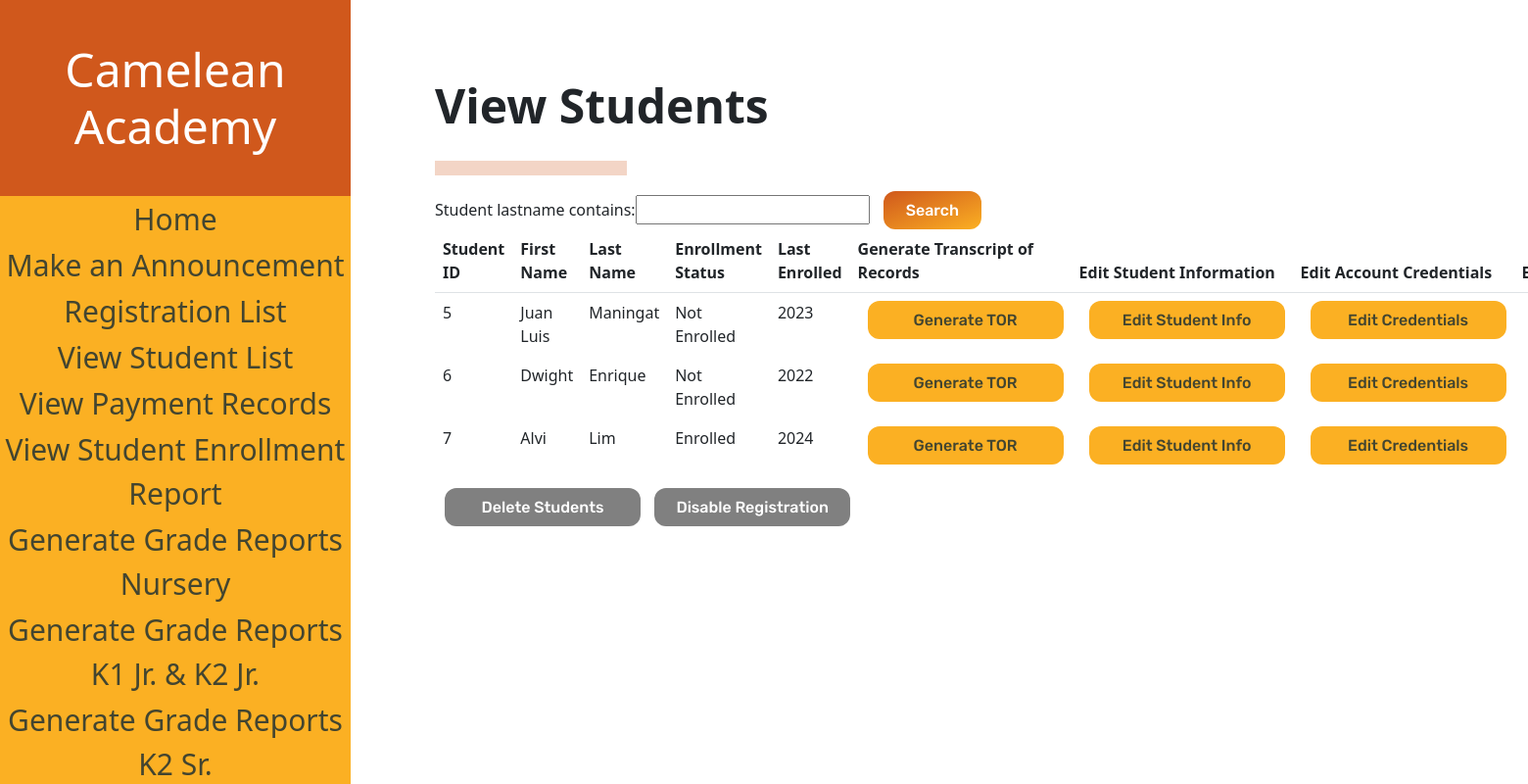
The page /studentList (signed in) on the database its author committed.
### sis_app/models.py (models this page shows)
class Account(models.Model):
    username = models.CharField(max_length=128)
    password = models.CharField(max_length=128)#passwords should be stored hashed
    class Meta:
        abstract=True # Don't use this line if you want Contact to have its own table

class Student(Account):
    student_firstname = models.CharField(max_length=128, default=None)#
    student_lastname = models.CharField(max_length=128, default=None)#
    student_middlename = models.CharField(max_length=128, default=None)
    student_nickname = models.CharField(max_length=128, default=None)
    student_birthday = models.DateField(default=datetime.date.today())
    grade_levels = [
        ('Nursery','Nursery'),
        ('Kinder 1','Kinder 1'),
        ('Kinder 2 Junior', 'Kinder 2 Junior'),
        ('Kinder 2 Senior', 'Kinder 2 Senior'),
    ]
    student_grade_level = models.CharField(max_length=128, choices=grade_levels, default='Nursery')#
    status =[
    ('Not Enrolled','Not Enrolled'),
    ('Enrolled', 'Enrolled'),
    ]#
    sy = [tuple([x,x]) for x in range(2022,2035)]
    enrollment_status = models.CharField(max_length=20, choices=status,default='Not Enrolled')#
    student_schoolyear_start=models.IntegerField(choices=sy, default=None)#
    student_address = models.CharField(max_length=300, default=None)
    student_religion = models.CharField(max_length=128, default=None, blank=True)
    student_nationality = models.CharField(max_length=128, default=None)
    student_hobbies = models.TextField(max_length=500, default=None)
    student_likes = models.TextField(max_length=500, default=None)
    student_dislikes = models.TextField(max_length=500, default=None)
    student_shm = models.TextField(max_length=500, default=None)
    student_allergies = models.TextField(max_length=500, default=None)
    student_sd = models.TextField(max_length=500, default=None)
    student_oconsiderations = models.TextField(max_length=500, default=None, blank=True)
    student_guardianemail = models.EmailField(max_length = 254, default=None)
    student_f_firstname = models.CharField(max_length=128, default=None)
    student_f_lastname = models.CharField(max_length=128, default=None)
    student_f_middlename = models.CharField(max_length=128, default=None)
    student_f_telno = models.CharField(max_length=128, default=None)
    student_f_address = models.CharField(max_length=300, default=None)
    student_f_occupation = models.CharField(max_length=128, default=None)
    student_f_employer = models.CharField(max_length=128, default=None, blank=True)
    student_f_oaddress = models.CharField(max_length=300, default=None, blank=True)
    student_f_otelno = models.CharField(max_length=128, default=None, blank=True)
    student_f_natureofbusiness = models.CharField(max_length=128, default=None, blank=True)
    student_m_firstname = models.CharField(max_length=128, default=None)
    student_m_lastname = models.CharField(max_length=128, default=None)
    student_m_middlename = models.CharField(max_length=128, default=None)
    student_m_telno = models.CharField(max_length=128, default=None)
    student_m_address = models.CharField(max_length=300, default=None)
    student_m_occupation = models.CharField(max_length=128, default=None)
    student_m_employer = models.CharField(max_length=128, default=None, blank=True)
    student_m_oaddress = models.CharField(max_length=300, default=None, blank=True)
    student_m_otelno = models.CharField(max_length=128, default=None, blank=True)
    student_m_natureofbusiness = models.CharField(max_length=128, default=None, blank=True)
    student_sibling_name = models.CharField(max_length=300, default=None, blank=True)
    student_sibling_gender = models.CharField(max_length=128, default=None, blank=True)
    student_sibling_age = models.IntegerField(default=None, blank=True)
    student_sibling_school=models.CharField(max_length=300, default=None, blank=True)
    student_medexp = models.BooleanField(default = False)
    student_rules = models.BooleanField(default = False)
    student_accuracy = models.BooleanField(default = False)
    student_signedname = models.CharField(max_length=300, default=None)
    student_signdate = models.DateField(default=datetime.date.today())
    enrollment_plan_choices =[
    ('Annually','Annually'),
    ('Bi-Annually', 'Bi-Annually'),
    ('Quarterly', 'Quarterly'),
    ]
    student_enrollment_plan = models.CharField(max_length=20, choices=enrollment_plan_choices,default='Annually')

### sis_app/views.py (the view)
# urls.py: path('studentList',views.StudentList, name="student_list"),
@login_required(login_url='sis_app:log_in')
def StudentList(request):
    if request.user.is_superuser:
        global toggle
        print(toggle)
        students = Student.objects.all()
        myFilter = StudentFilter(request.GET, queryset=students)
        students = myFilter.qs
        if toggle == True: #toggle is a global variable
            caption = 'Disable Registration'
        else:
            caption = 'Enable Registration'
        context = {'studentList' : students, 'myFilter': myFilter, 'caption':caption}
        return render(request,"sis_app/Student_List.html", context)
    else:
        return redirect('sis_app:home')

### sis_app/templates/sis_app/Student_List.html (shortened to what this page needs)
<!DOCTYPE html>
<html>
{% load static %}
<head>
    <link href="https://cdn.jsdelivr.net/npm/bootstrap@5.1.3/dist/css/bootstrap.min.css" rel="stylesheet">
    <link rel="stylesheet" href="{% static "styles/sList.css" %}" type="text/css">
</head>
<body>
    <div class="navbar">
        <div class="navbar-table-container">
            <table class = "navbarTable">
                <thead class= "border-bottom font-weight-bold">
                    <h1 class = "navbarHeader">
                        Camelean Academy
                    </h1>
                </thead>
                <tbody>
                    <tr class = "navbarTr">
                        <td data-heading="Testing"><a class="buttonDesignNegative" href="{% url 'sis_app:home' %}">Home</a></td>
                    </tr>
                    <tr class = "navbarTr">
                        <td data-heading="Testing"><a class="buttonDesignNegative" href="{% url 'sis_app:announcement_form' %}">Make an Announcement</a></td>
                    </tr>
                    <tr class = "navbarTr">
                        <td data-heading="Testing"><a class="buttonDesignNegative" href="{% url 'sis_app:registration_list' %}">Registration List</a></td>
                    </tr>
                    <tr class = "navbarTr">
                        <td data-heading="Testing"><a class="buttonDesignNegative" href="{% url 'sis_app:student_list' %}">View Student List</a></td>
                    </tr>
                    <tr class = "navbarTr">
                        <td data-heading="Testing"><a class="buttonDesignNegative" href="{% url 'sis_app:payment_list' %}">View Payment Records</a></td>
                    </tr>
                    <tr class = "navbarTr">
                        <td data-heading="Testing"><a class="buttonDesignNegative" href="{% url 'sis_app:student_enrollment' %}">View Student Enrollment Report</a></td>
                    </tr>
                    <tr class = "navbarTr">
                        <td data-heading="Testing"><a class="buttonDesignNegative" href="{% url 'sis_app:grade_report_nursery' %}">Generate Grade Reports<br> Nursery</a></td>
                    </tr>
                    <tr class = "navbarTr">
                        <td data-heading="Testing"><a class="buttonDesignNegative" href="{% url 'sis_app:grade_report_k1k2jr' %}">Generate Grade Reports<br> K1 Jr. & K2 Jr.</a></td>
                    </tr>
                    <tr class = "navbarTr">
                        <td data-heading="Testing"><a class="buttonDesignNegative" href="{% url 'sis_app:grade_report_kinder2senior' %}">Generate Grade Reports<br> K2 Sr.</a></td>
                    </tr>
                </tbody>
            </table>
        </div>
    </div>
    <div class = "elements">
        <h2 class="pageHeading">View Students</h2>
        <hr id="baseHR">
        <div class="form-container">
            <form method="get" style=>
                {{myFilter.form}}
                <button class="buttonDesignPositive" type="submit" class = 'filterButton'>Search</button>
            </form>
        </div>
        <div class="table-container">
            <table class = "table table-borderless">
                <thead class= "border-bottom font-weight-bold">
                    <tr>
                        <th>Student ID</th>
                        <th>First Name</th>
                        <th>Last Name</th>
                        <th>Enrollment Status</th>
                        <th>Last Enrolled</th>
                        <th>Generate Transcript of Records</th>
                        <th>Edit Student Information</th>
                        <th>Edit Account Credentials</th>
                        <th>Encode a Payment</th>
                    </tr>
                </thead>
                <tbody>
                    {% for student in studentList %}
                    <tr>
                        <td data-heading="First Name">{{student.id}}</td>
                        <td data-heading="First Name">{{student.student_firstname}}</td>
                        <td data-heading="Last Name">{{student.student_lastname}}</td>
                        <td data-heading="Enrollment Status">{{student.enrollment_status}}</td>
                        <td data-heading="Last Enrolled">{{student.student_schoolyear_start}}</td>
                        <td><a class="buttonDesignNegative-elements" href="{% url 'sis_app:generate_tor' student.id %}">Generate TOR</a></td>
                        <td><a class="buttonDesignNegative-elements" href="{% url 'sis_app:reg_student_form' student.id %}">Edit Student Info</a></td>
                        <td><a class="buttonDesignNegative-elements" href="{% url 'sis_app:admin_account_edit' student.id %}">Edit Credentials</a></td>
                        <td><a class="buttonDesignNegative-elements" href="{% url 'sis_app:payment_form' student.id %}">Encode a Payment</a></td>
                    </tr>
                    {% endfor %}
                </tbody>
            </table>
        </div>
        <div class="buttonContainer">
            <a class="buttonDesignNegative-elements" id = "deleteButton" href="{% url 'sis_app:delete_students_page' %}" class = 'delete'>Delete Students</a>
            <a class="buttonDesignNegative-elements" id = "deleteButton" href="{% url 'sis_app:toggle_registration' %}" class = 'delete'>{{caption}}</a>
        </div>
    </div>
</body>
</html>

### sis_app/static/styles/sList.css (style rules this page uses)
.navbarHeader { display: flex; justify-content: center; align-items: center; background-color: #D0581C; margin:0; color: #FFFFFF; height: 25vh; width: 358px; font-weight: 200; font-size: 48px; text-align: center; }
.navbarTable { background-color: #FBB023; height: 75vh; width: 358px; margin:0; padding:0; position: relative; }
.navbarTr { text-align: center; font-size: 30px; }
a:visited, a:link { color: #434530; text-decoration: none; }
.navbar { margin:0; padding:0; position:fixed; }
body { display: flex; }
.elements { margin-left: 444px; }
h2 { padding-top: 79px; font-weight: 700; font-size: 48px; }
#baseHR { background-color:#D0581C; width:196px; height:15px; margin-top: 27px; }
.buttonDesignPositive { background: linear-gradient(to bottom right, #D0581C, #FBB023); border: 0; border-radius: 12px; color: #FFFFFF; cursor: pointer; display: inline-block; font-family: "Rubik", sans-serif; font-size: 16px; font-weight: 500; height: 39px; line-height: 2.5; outline: transparent; padding: 0 1rem; text-align: center; text-decoration: none; transition: box-shadow .2s ease-in-out; user-select: none; -webkit-user-select: none; touch-action: manipulation; white-space: nowrap; width: 100px; margin-left: 10px; }
.buttonDesignNegative-elements { background: #FBB023; border: 0; border-radius: 12px; cursor: pointer; display: inline-block; font-family: "Rubik", sans-serif; font-size: 16px; font-weight: 500; height: 39px; line-height: 2.5; outline: transparent; padding: 0 1rem; text-align: center; text-decoration: none; white-space: nowrap; width: 200px; margin-left: 10px; }
#deleteButton { color: white; background: gray; }

### rows shown on the page
Student: id "5", student_firstname "Juan Luis", student_lastname "Maningat", enrollment_status "Not Enrolled", student_schoolyear_start "2023"
Student: id "6", student_firstname "Dwight", student_lastname "Enrique", enrollment_status "Not Enrolled", student_schoolyear_start "2022"
Student: id "7", student_firstname "Alvi", student_lastname "Lim", enrollment_status "Enrolled", student_schoolyear_start "2024"

### other values the page prints
{{ caption }} "Disable Registration"
